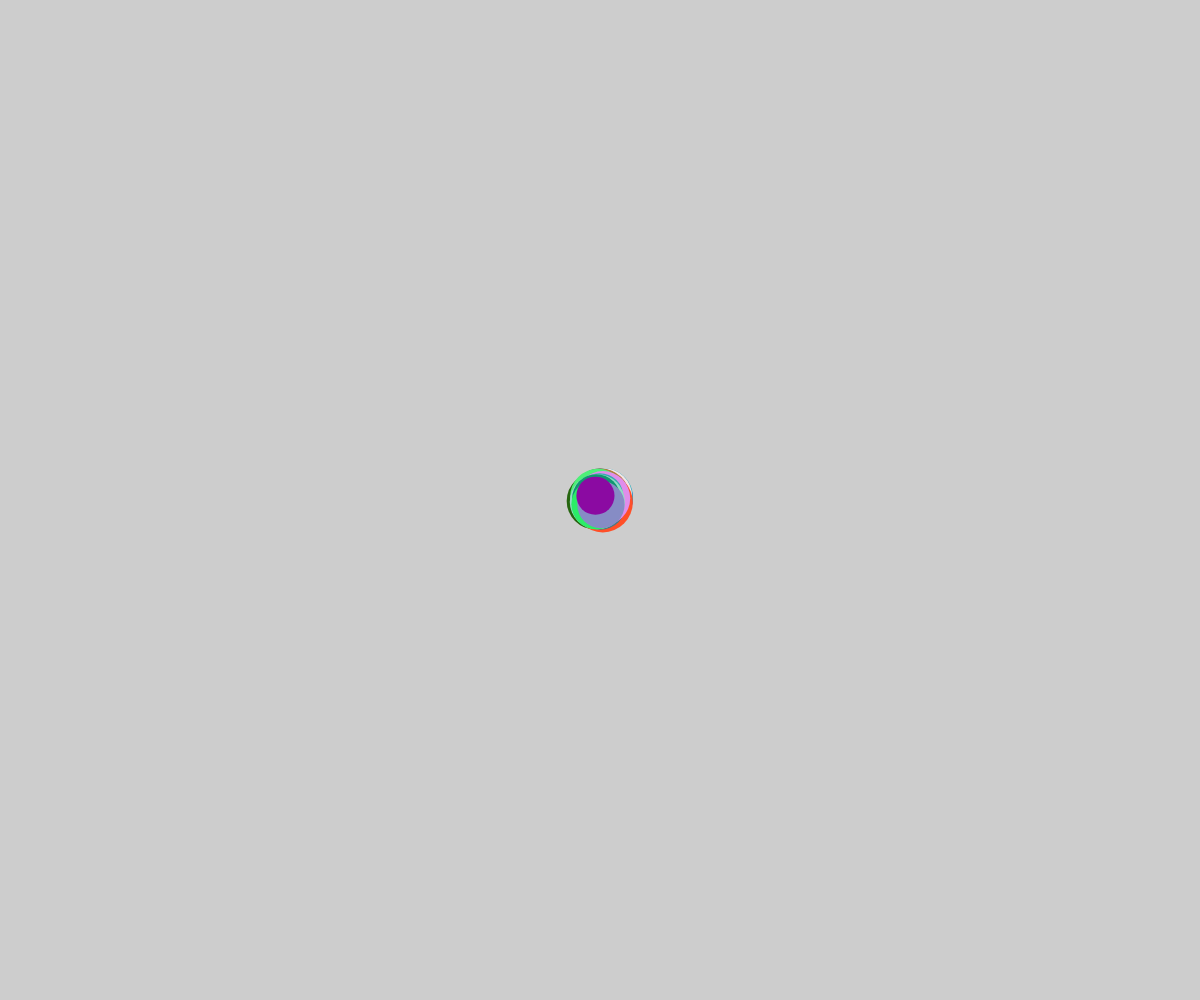
Frame 1 (no input)
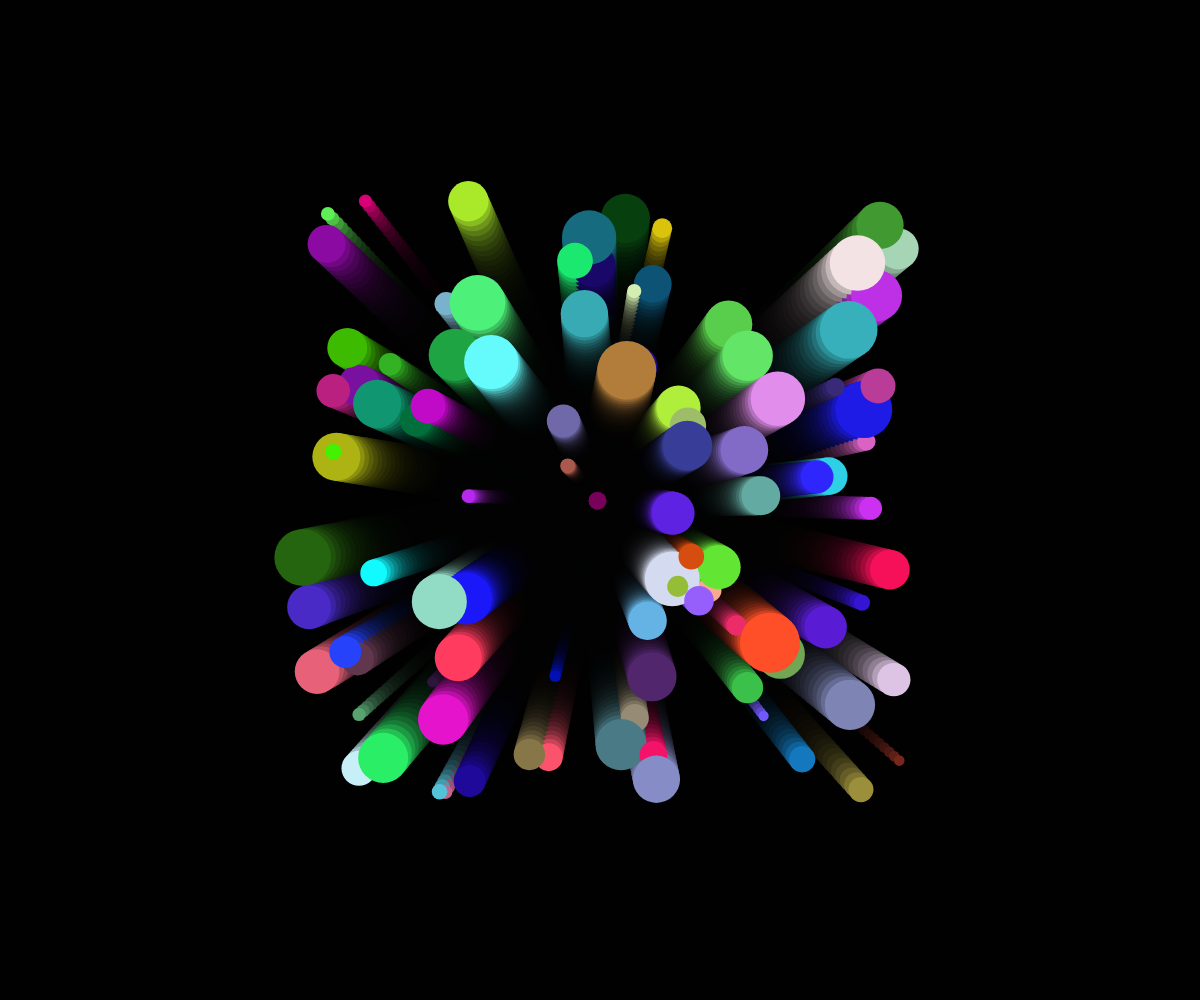
Frame 60 (no input)
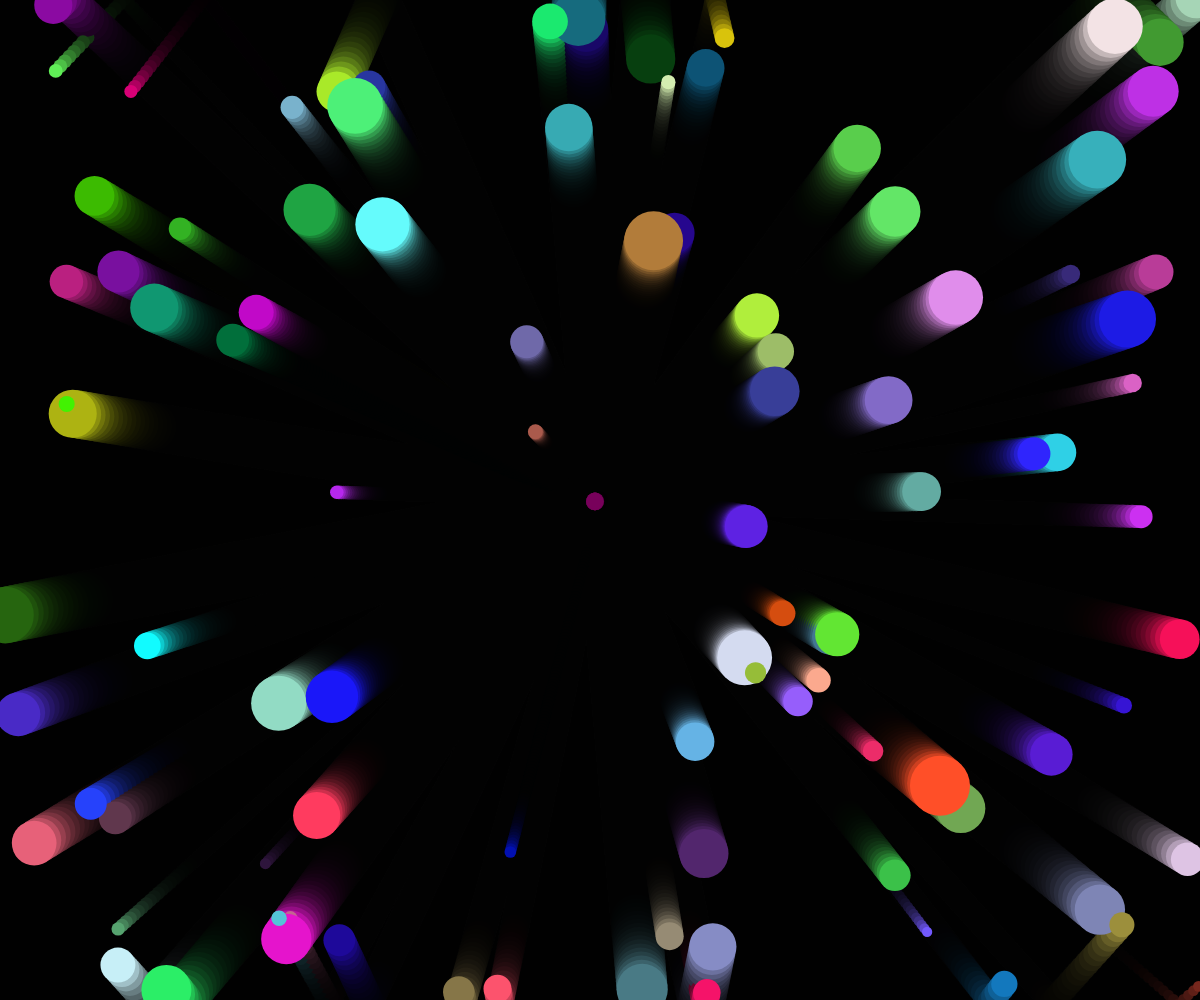
Frame 120 (the mouse pressed at the canvas centre since frame 60)

The p5.js sketch that drew these frames (run headless with seeded random() and noise() and a simulated clock; from frame 60 on, the mouse is pressed at the canvas centre):

// p5.js sketch
// ── sketch.js
// TODO: Set up how many balls we want
let ballCount = 100;
// TODO: Set up x and y position variable to equal an empty array
let x = [];
let y = [];
// TODO: Set up speed, size and color variable to equal an empty array
let xSpeed = [];
let ySpeed = [];
let size = [];
let r = [];
let g = [];
let b = [];

function setup() {
  createCanvas(windowWidth, windowHeight);

  // TODO: Create a for loop that iterates through i until it reaches the ball count value
  for(let i = 0; i < ballCount; i++){
    // Inside the for loop:
    // TODO: Set x and y position to be the center
    x[i] = width / 2;
    y[i] = height / 2;
    // TODO: Set the speeds to be random
    xSpeed[i] = random(-5, 5);
    ySpeed[i] = random(-5, 5);
    // TODO: Set the size to be random
    size[i] = random(10, 60);
    // TODO: Set the colors to be random
    r[i] = random(0, 256);
    g[i] = random(0, 256);
    b[i] = random(0, 256);
     }
}

function draw() {
  background(0, 50);
  
  // TODO: Iterate through a new for loop to change the properties in order to animate the balls
    for(let i = 0; i < ballCount; i++){
      // Inside the for loop:
      // TODO: Increment speed for x position
    x[i] += xSpeed[i];
    // TODO: Increment speed for y position
    y[i] += ySpeed[i];
    
    // TODO: Reverse x direction if ball hits left or right sides
    if(x[i] < 0 || x[1] > width){
      xSpeed[i] *= -1;
    }
    // TODO: Reverse y direction if ball hits top or bottom sides
    if(y[i] < 0 || y[i] > height){
      ySpeed[i] *= -1;
    }

    // TODO: Set random R, G, B values
    fill(r[i],g[i],b[i]);

    // TODO: Style to have no strokes
    noStroke();

    // TODO: Draw the bouncing balls
    ellipse(x[i], y[i], size[i], size[i]);
    }
    


} 
// ── style.css
html, body {
  margin: 0;
  padding: 0;
  background-color: black;
  color: whitesmoke;
}

h3 {
  text-align: center;
}

a:visited, a:link {
  color: whitesmoke;
  text-decoration: none;
}

canvas {
  display: block;
}
